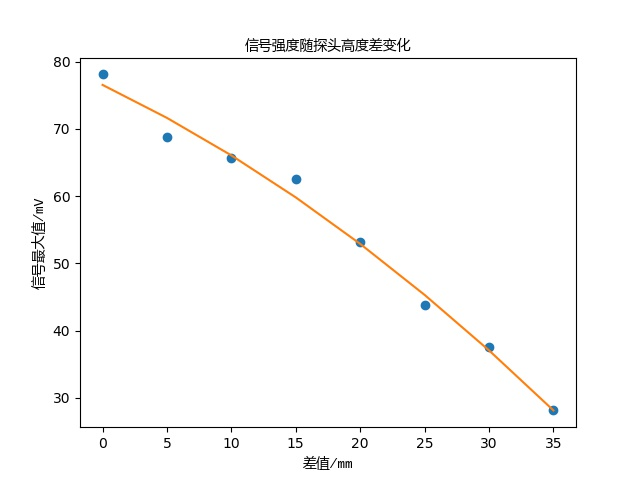

Recreate this plot in Python.
import os
import math
import csv

import numpy as np
from scipy import signal
from scipy.interpolate import spline
from scipy import optimize
import matplotlib.pyplot as plt
import matplotlib

t = []
s = []
d = []
dfont = matplotlib.font_manager.FontProperties(fname='C:/Windows/Fonts/YaHei Consolas Hybrid.ttf')

root = 'lab/data/171130/plate2/200v10p200mm2cmXmm14'
for i in os.listdir(root):
    d.append(int(i.split('.')[0]))
    with open(os.path.join(root, i)) as csvfile:
        reader = csv.reader(csvfile)
        rows = [row for row in reader]
    rows = np.array(rows[2:])[:,:3].astype('float64')
    t.append(0.5*rows[:,0])
    s.append(1000*rows[:,2])

v = []
for (i, k) in zip(t, s):
    v.append(max(k))

z = np.polyfit(d, v, 2)
p = np.poly1d(z)

#dn = np.linspace(min(d), max(d), 20)
#vn = spline(d, v, dn)
#plt.plot(dn, vn)

plt.plot(d, v, 'o')
plt.plot(d, p(d))
plt.title('信号强度随探头高度差变化', fontproperties=dfont)
plt.xlabel('差值/mm', fontproperties=dfont)
plt.ylabel('信号最大值/mV', fontproperties=dfont)
plt.show()

#b, a = signal.butter(3, 0.2, 'low')
#sf = signal.filtfilt(b, a, data[:,2])
